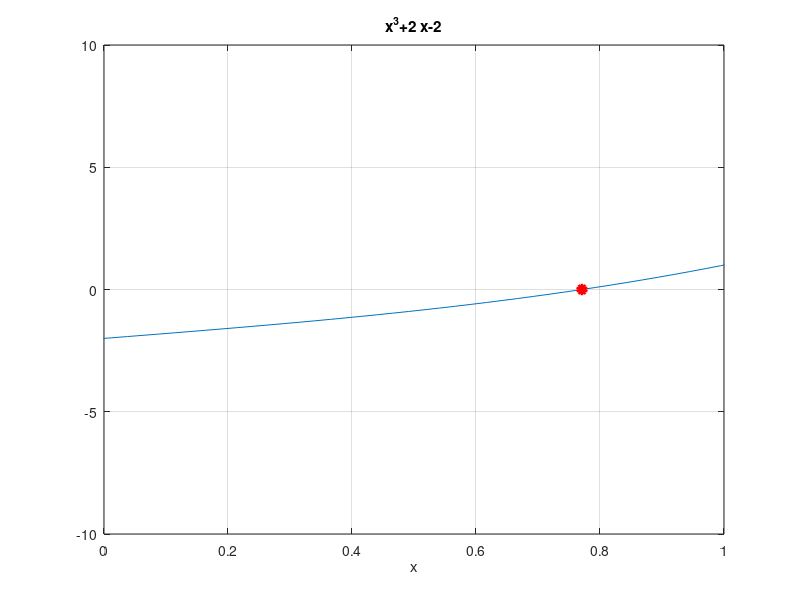

This chart was generated by the following MATLAB code:
clc, clear all close all;

%input 
f=inline('x^3+2*x-2');
df=inline('3*x^2+2');
tol=0.01;maxit=25;
x0=0.9; %tebakan awal
x(1)=x0;


disp('iterasi   x_i       x_i+1      Err(%)')

for i=1:maxit
    
    if df(x(i))==0
        r='failure'
        return
    end
    
    %estimasi akar
    x(i+1)=x(i)-f(x(i))/df(x(i));%rumus newton-raphson
    Err=abs((x(i+1)-x(i))/x(i+1))*100;
    
    %waitforbuttonpress
    fprintf('%3i %11.4f%11.4f%11.4f\n',i,x(i),x(i+1),Err)
    
    if f(x(i+1))==0
        break
        return
    end
    
    %Plot grafik
    ezplot(f)
    grid on
    hold all
    plot(x(i),f(x(i)),'b*','linewidth',2.5)
    xlim([0 1])
     ylim([-10 10])
    grid on
    plot(x(i+1),f(x(i+1)),'ro','MarkerFaceColor','r','linewidth',2.5)
    hold off
    
        if Err<tol,
            break
            r=x(i+1);%update nilai akar
         end
    
end
r=x(end)
